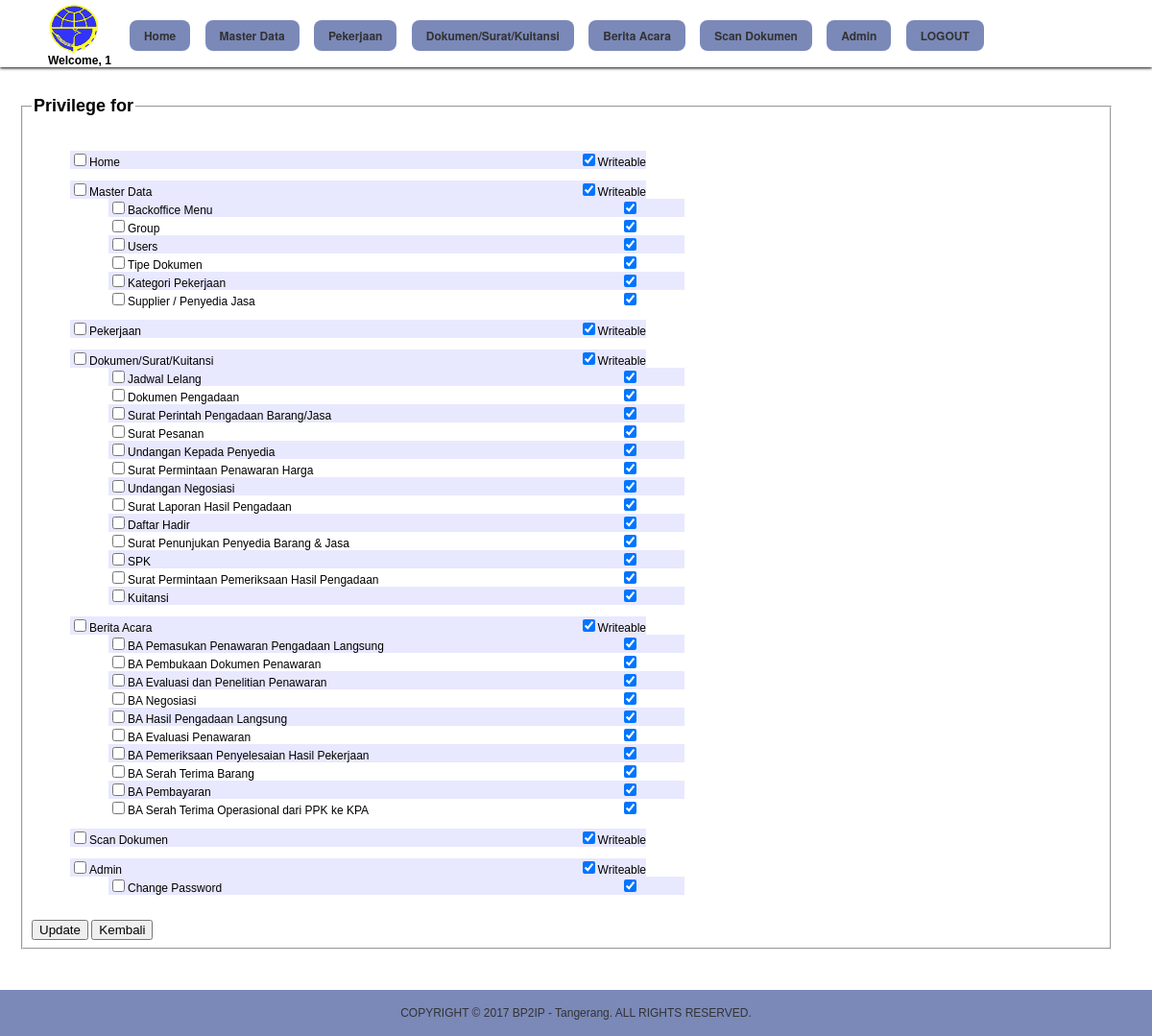
Page /menu_privileges.php (signed in) on the earlier database version.
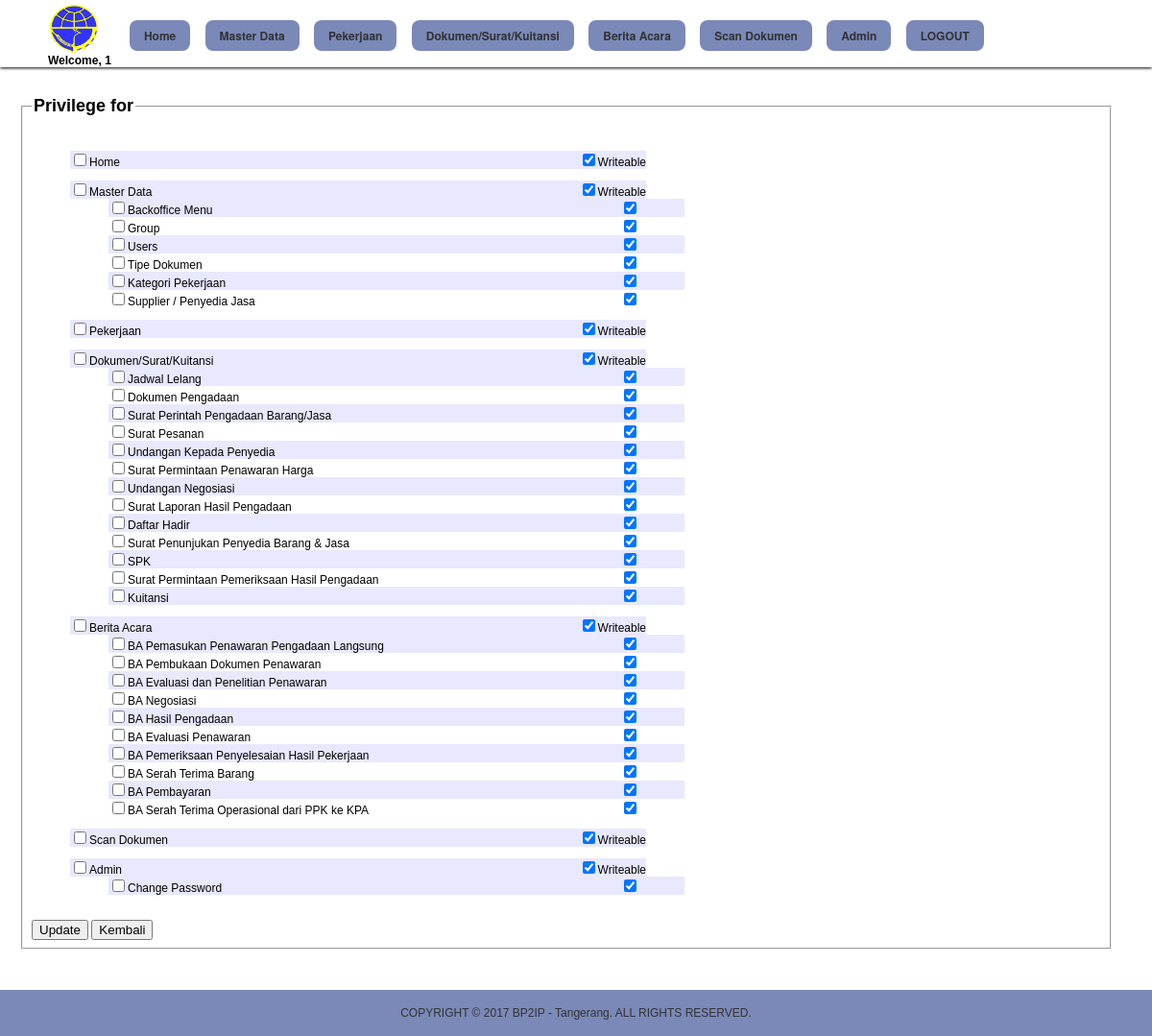
Same page on the later database version.
### tables this page shows
CREATE TABLE `backoffice_menu` (
  `id` int(11) NOT NULL AUTO_INCREMENT,
  `seqno` int(11) NOT NULL,
  `parent_id` int(11) NOT NULL,
  `name` varchar(100) NOT NULL,
  `url` varchar(100) NOT NULL,
  `is_active` tinyint(4) NOT NULL,
  `created_at` datetime DEFAULT NULL,
  `created_by` varchar(100) NOT NULL,
  `created_ip` varchar(20) DEFAULT NULL,
  `updated_at` datetime DEFAULT NULL,
  `updated_by` varchar(100) NOT NULL,
  `updated_ip` varchar(20) DEFAULT NULL,
  `xtimestamp` timestamp NOT NULL DEFAULT CURRENT_TIMESTAMP ON UPDATE CURRENT_TIMESTAMP,
  PRIMARY KEY (`id`)
);

### common.php (called while the page is built, shortened)
<?php
	$__appstitle				= "Aplikasi Database Arsip BP2IP - Tangerang";
	$__isloggedin				= @$_SESSION["isloggedin"];
	$__user_id					= @$_SESSION["user_id"];
	$__fullname					= @$_SESSION["fullname"];
	include_once "classes/database.php";
    include_once "classes/form_elements.php";
    include_once "classes/tables.php";
	$db = new Database();
	$f = new FormElements();
	$t = new Tables();
	$__group_id 				= $db->fetch_single_data("users","group_id",array("id" => $__user_id));
	if($__group_id > 0){
		$db->addtable("backoffice_menu_privileges");
		$db->addfield("backoffice_menu_id");
		$db->where("group_id",$__group_id);
	} else if($__user_id == 1) {
		$db->addtable("backoffice_menu");
		$db->addfield("id");
	}
	$arrmenu = $db->fetch_data(true);
	foreach($arrmenu as $menu){
		$__menu_ids[$menu[0]] = 1;
	}
	function javascript($script){  ?> <script> $( document ).ready(function() { <?=$script;?> }); </script> <?php }

### classes/database.php (called while the page is built, shortened)
<?php
    class Database {
        protected $host   = "";
        protected $user   = "";
        protected $pass   = "";
        protected $dbname = "";
        protected $tables = array();
        protected $fields = array();
        protected $where  = array();
        protected $order  = array();
        protected $limit  = "";
		protected $db;
		public function __construct(){
			$this->lines = file($_SERVER["DOCUMENT_ROOT"]."/db_config_arsiparis_ulp.txt");
			$this->arrconfig = explode("|",$this->lines[0]);
			$this->host   = $this->arrconfig[0];
			$this->user   = $this->arrconfig[1];
			$this->pass   = $this->arrconfig[2];
			$this->dbname = $this->arrconfig[3];
			$this->db = $this->conn();
		}
        protected function conn(){
			return mysqli_connect($this->host,$this->user,$this->pass,$this->dbname);
        }
        protected function execute($sql){
            return mysqli_query($this->db,$sql);
        }
        public function fetch_query($sql,$withindex = false){
            $hsl = $this->execute($sql);
            if(mysqli_affected_rows($this->db)>0){
                if(mysqli_affected_rows($this->db)>1 || $withindex){
                    $arr = array();
                    while($temp = mysqli_fetch_array($hsl)){ $arr[] = $temp; }
                    return $arr;
                } else {
                    return mysqli_fetch_array($hsl);
                }
            }
            return array();
        }
        protected function fetch_data_clear(){
            $this->tables = array();
            $this->fields = array();
            $this->where = array();
            $this->awhere = "";
            $this->order = array();
            $this->limit = "";
            $this->joiners = array();
        }
        public function addtable($table){
            array_push($this->tables,$table);
        }
        public function addfield($field,$tablekey=0){
			if(stripos(" ".$field,"concat(") == 0 && stripos(" ".$field,"count(") == 0){
				$arrfield = explode(",",$field);
				foreach($arrfield as $_field){
					$this->fields[$_field]=$tablekey;
				}
			} else {
				$this->fields[$field]=$tablekey;
			}
        }
        public function where($field,$value,$datatype = 's',$operator = '=',$tablekey = 0){
            if(!$datatype) $datatype = "s";
            if(!$operator) $operator = "=";
            $this->where[] = array("tablekey"=>$tablekey,"field"=>$field,"value"=>$value,"datatype"=>$datatype,"operator"=>$operator);
        }
        public function order($field,$tablekey = 0){
            $this->order[] = array("tablekey"=>$tablekey,"field"=>$field);
        }
        public function limit($value){
            $this->limit = $value;
        }
		public function fetch_single_data($table,$field,$wheres,$orders = array()) {
			if(count($wheres) > 0) {
				foreach($wheres as $condition => $value) {
					$values = explode(":",$value);
				}
			}
			return $this->fetch_data(false,0);
		}
        public function fetch_data($withindex = false,$field_index = null){
            $_fields = "";
			if(count($this->fields) > 0){
				foreach ($this->fields as $field => $tablekey){
					if(stripos(" ".$field,"concat(") > 0 || stripos(" ".$field,"count(") > 0){
						$_fields .= $field.",";
					} else {
						$_fields .= $this->tables[$tablekey].".`".$field."`,";
					}
				}
				$_fields = substr($_fields,0,-1);
			} else {
				$_fields = " * ";
			}
            foreach ($this->tables as $key => $table){
                if($key == 0) {
                    $_tables = $table;
                } else {
                    $_tables .= " INNER JOIN ".$table." ON ".$joinkeys[$key-1];
                }
            }
            $whereclause = "";
            foreach($this->where as $arr){
                $wherevalue = " ".$arr["operator"]." ";
				if(strtoupper($arr["operator"]) == "IN"){
						$wherevalue .= "(".$this->in_value($arr["value"]).")";
				}else{
					if($arr["datatype"] == 's'){
						$wherevalue .= "'".$arr["value"]."'";
					}else{
						$wherevalue .= $arr["value"];
					}
				}
                $whereclause .= " ".$this->tables[$arr["tablekey"]].".".$arr["field"].$wherevalue." AND";
            }
            if($whereclause) $whereclause = "WHERE ".substr($whereclause,0,-4);
			$orderclause = "";
            foreach($this->order as $arr){
                $orderclause .= $this->tables[$arr["tablekey"]].".".$arr["field"].",";
            }
            if($orderclause) $orderclause = "ORDER BY ".substr($orderclause,0,-1);
			if($this->limit != ""){$limit = " LIMIT ".$this->limit;} else {$limit = "";}
            $return = $this->fetch_query("SELECT $_fields FROM $_tables $whereclause $orderclause $limit",$withindex);
			if(is_null($field_index)){
				return $return;
			} else {
				if(count($return) > 0) return $return[$field_index];
			}
        }
    }
?>

### menu_privileges.php (the view, shortened to what this page needs)
<?php include_once "head.php";?>
	<fieldset>
	<legend class="bo_title">Privilege for <?=$db->fetch_single_data("groups","name",array("id"=>$_GET["id"]));?></legend>
	<form method="POST" action="?id=<?=$_GET["id"];?>">
	<?php
			$group_exist = $db->fetch_single_data("backoffice_menu_privileges","id",array("group_id" => $_GET["id"]));
			$db->addtable("backoffice_menu"); $db->addfield("id,name"); $db->where("parent_id",0); $db->order("seqno");
			$arrmenu = $db->fetch_data(true);
			foreach($arrmenu as $menu){
				$checked = "";
				$is_writable_checked = "";
				if($db->fetch_single_data("backoffice_menu_privileges","privilege",array("group_id"=>$_GET["id"],"backoffice_menu_id"=>$menu["id"])) > 1 || !$group_exist){$is_writable_checked = "checked";}
				echo "<ul class='menu_list' style='list-style-type:none'>";
				echo "<li><div>".$f->input("is_check[".$menu["id"]."]","1","type='checkbox' ".$checked).$menu["name"];
				echo "<div style='float:right;'>".$f->input("is_writable[".$menu["id"]."]","1","type='checkbox' ".$is_writable_checked)."Writeable</div></div></li>";
				$db->addtable("backoffice_menu"); $db->addfield("id,name"); $db->where("parent_id",$menu["id"]); $db->order("seqno");
				$arrsubmenu = $db->fetch_data(true);
				if(count($arrsubmenu) > 0){
					echo "<ul class='menu_list' style='list-style-type:none'>";
					foreach($arrsubmenu as $submenu){
						$checked = "";
						$is_writable_checked = "";
						if($db->fetch_single_data("backoffice_menu_privileges","privilege",array("group_id"=>$_GET["id"],"backoffice_menu_id"=>$submenu["id"])) > 1 || !$group_exist){$is_writable_checked = "checked";}
						echo "<li><div><a>".$f->input("is_check[".$submenu["id"]."]","1","type='checkbox' ".$checked).$submenu["name"];
						echo "<div style='float:right;'>".$f->input("is_writable[".$submenu["id"]."]","1","type='checkbox' ".$is_writable_checked)."&nbsp;&nbsp;&nbsp;&nbsp;&nbsp;&nbsp;&nbsp;&nbsp;&nbsp;&nbsp;&nbsp;&nbsp;&nbsp;&nbsp;</div></div></li>";
					}
					echo "</ul>";
				}
				echo "</ul>";
			}
			echo "<br>";
	?>
	<?=$f->input("save","Update","type='submit'");?> <?=$f->input("back","Kembali","type='button' onclick=\"window.location='groups_list.php';\"");?>
	</form>
	</fieldset>
<?php include_once "footer.php";?>

### head.php (shortened to what this page needs)
<?php include_once "common.php"; ?>
<!DOCTYPE html PUBLIC "-//W3C//DTD XHTML 1.0 Transitional//EN" "http://www.w3.org/TR/xhtml1/DTD/xhtml1-transitional.dtd">
<?php if(!$_isexport){ ?>
	<html>
		<head>
			<link rel="stylesheet" type="text/css" href="styles/style.css">
			<link rel="stylesheet" type="text/css" href="backoffice.css">
			<link rel="stylesheet" type="text/css" href="calendar/calendar-win2k-cold-1.css">
			<link rel="stylesheet" type="text/css" href="styles/jquery.fancybox.css" media="screen" />
			<link rel="stylesheet" href="font/font.css">
		</head>
		<body id="bodyid" style="margin:0px;">
			<?php include_once "menu.php";?>
			<?php
				if($__isloggedin){
			?>
				<div style="width:95%;margin-top:20px;margin-left:20px;margin-right:20px;">
			<?php
				}
			?>
<?php } ?>

### menu.php (shortened to what this page needs)
<header class="fixedHeader">
	<table width="100%">
		<tr>
			<td>&nbsp;</td>
			<td align="center" width="1100">
				<table style="background-color: rgba(255, 255, 255, 0.0);height:60px;width:100%;" cellpadding="0" cellspacing="0">
					<tr>
						<td nowrap width="1">
							<img src="images/logo.jpg" style="height:52px;cursor:pointer;border:0px;" alt="<?=$__appstitle;?>" title="<?=$__appstitle;?>" onclick="window.location='index.php';">
						</td>
						<td style="width:30px;" align="left" nowrap>
						<td align="left" valign="top" nowrap>
							<nav id="primary_nav_wrap">
								<ul>
									<?php
										if($__isloggedin){
											$db->addtable("backoffice_menu"); $db->addfield("id,name,url"); $db->where("parent_id",0); $db->where("is_active","1"); $db->order("seqno");
											$arrmenu = $db->fetch_data(true);
											foreach($arrmenu as $menu){
												if($__menu_ids[$menu["id"]]){
													echo "<li class='bo_menu'><a href='".$menu["url"]."'>".$menu["name"]."</a>";
													echo "</li>";
													echo "<li>&nbsp;</li>";
												}
											}
											echo "<li class='bo_menu'><a href='index.php?logout_action=1'>LOGOUT</a></li>";
										}
									?>
								</ul>
							</nav>
						</td>
					</tr>
					<tr>
						<td colspan="3">
							<?php if($__isloggedin){ ?>
								<b>Welcome, <?=$__fullname;?></b>
							<?php } ?>
						</td>
					</tr>
				</table>
			</td>
			<td>&nbsp;</td>
		</tr>
	</table>
</header>
<div style="height:80px;"></div>

### classes/form_elements.php (shortened to what this page needs)
<?php
class FormElements extends Database {
    public function input($name,$value="",$attr="",$class=""){
		if ($value!="") $value='value="'.$value.'"';
        return '<input name="'.$name.'" id="'.$name.'" '.$value.' '.$attr.' '.$class.' onmouseover="try{ hiding_select_box(\'\'); } catch(e){}">';
    }
}
?>

### footer.php
<?php if(!$_isexport){ ?>
	</div>
			<br>
			<br>
			<br>
			<div class="footer_area" id="footer_area">
				<div>
					<br>
					<?=$t->start("width='900'");?>
						<?=$t->row(array("COPYRIGHT &copy; ".date("Y")." BP2IP - Tangerang. ALL RIGHTS RESERVED."),array("align='middle' style='color:#333;'"));?>
					<?=$t->end();?>
					<br>
				</div>
			</div>
		</body>
	</html>
<?php } ?>

### classes/tables.php (shortened to what this page needs)
<?php
class Tables{
    public function start($attr="",$name="",$class=""){
        return "<table name='$name' id='$name' $attr class='$class'>";
    }
	public function end(){
		return "</table>";
	}
    public function row($columns,$col_attrs=array("nowrap valign='top'"),$row_attr="",$class=""){
		$return = '<tr '.$row_attr.' class="'.$class.'">';
		foreach($columns as $key => $column){
			if(count($col_attrs) <= 1){ $col_attr = $col_attrs[0]; } else {$col_attr = @$col_attrs[$key];}
			$return .= '<td '.$col_attr.'>'.$column.'</td>';
		}
		$return .= "</tr>";
		return $return;
	}
}
?>

### styles/style.css (style rules this page uses)
body { font-family: Helvetica,Arial,sans-serif; font-size:12px; background-color:#E5E5E5; }
.fixedHeader { position: fixed; top: 0px; left: 0px; z-index: 2000; width: 100%; }
.fixedHeader:first-child { height:70px; box-shadow: 0px 1px 3px #000; background-color: rgba(255, 255, 255, 0.80); }
.footer_area { position :absolute; width:100%; background-color: rgba(67, 87, 156, 0.7); }
.footer_area div { display:table; margin:auto; }

### backoffice.css (style rules this page uses)
.bo_title { font-size:18px; font-weight:bolder; margin-bottom:20px; }
.bo_menu { position:relative; float:left; cursor:pointer; font-size:14px; -moz-border-radius: 8px; -webkit-border-radius: 8px; background-color:rgba(67, 87, 156, 0.7); }
#primary_nav_wrap { margin-top:15px }
#primary_nav_wrap ul { list-style:none; position:relative; float:left; margin:0; padding:0 }
#primary_nav_wrap ul a { display:block; color:#333; text-decoration:none; font-weight:700; font-size:12px; line-height:32px; padding:0 15px; font-family:"HelveticaNeue","Helvetica Neue",Helvetica,Arial,sans-serif }
#primary_nav_wrap ul li { position:relative; float:left; margin:3px; padding:0 }

### menu_privileges.php (style rules this page uses)
.menu_list li:nth-child(odd) { background-color: rgb(232, 232, 255); }
.menu_list { width:600px; }

Differences in the rows shown:
changed backoffice_menu: name "BA Hasil Pengadaan Langsung" → "BA Hasil Pengadaan"
